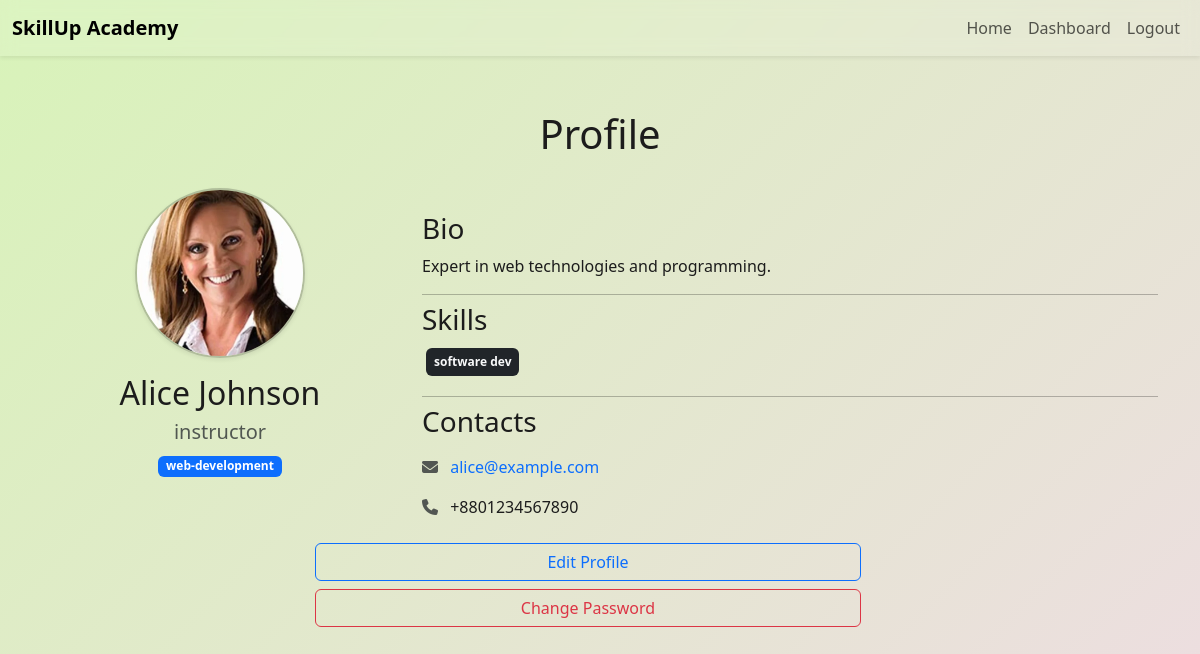
/instructor/profile.php (signed in), run on the app's committed database.
### tables this page shows
CREATE TABLE `instructors` (
  `u_id` int(11) NOT NULL,
  `bio` varchar(500) DEFAULT NULL,
  `domain` varchar(50) NOT NULL,
  `title` varchar(10) NOT NULL,
  `skills` varchar(100) DEFAULT NULL,
  `image` varchar(100) DEFAULT NULL
);

CREATE TABLE `users` (
  `u_id` int(11) NOT NULL,
  `email` varchar(50) NOT NULL,
  `contact` varchar(10) NOT NULL,
  `reg_date` date NOT NULL DEFAULT curdate(),
  `dob` date NOT NULL,
  `gender` varchar(6) NOT NULL,
  `name` varchar(100) NOT NULL
);

### instructor/profile.php (the view, shortened to what this page needs)
<?php
include '../auth/cnct.php';
$u_id = $_SESSION['u_id'];
$sql = "SELECT u.name, u.email, u.contact, i.title, i.bio, i.skills, i.domain, i.image
        FROM users u
        JOIN instructors i ON u.u_id = i.u_id
        WHERE u.u_id = ?";
$stmt = $conn->prepare($sql);
$stmt->bind_param("i", $u_id);
$stmt->execute();
$stmt->bind_result($name, $email, $contact, $title, $bio, $skills, $domain, $image);
$skillsArray = explode(',', $skills ?? '');
$image = $image ? ('../' . $image) : '../image-assets/Instructors/default.webp';
?>
<!DOCTYPE html>
<html lang="en">
<head>
    <link href="https://cdn.jsdelivr.net/npm/bootstrap@5.3.7/dist/css/bootstrap.min.css" rel="stylesheet" />
    <link rel="stylesheet" href="https://cdnjs.cloudflare.com/ajax/libs/font-awesome/6.4.0/css/all.min.css">
    <link rel="preload" href="../style.css" as="style" onload="this.onload=null;this.rel='stylesheet'">
</head>
<body>
    <nav class="navbar navbar-expand-lg navbar-blur sticky-top shadow-sm">
        <div class="container-fluid">
            <a class="navbar-brand fw-bold" href="">SkillUp Academy</a>
            <div class="collapse navbar-collapse" id="navbarNav">
                <ul class="navbar-nav ms-auto">
                    <li class="nav-item">
                        <a class="nav-link" href="../index.php">Home</a>
                    </li>
                    <li class="nav-item">
                        <a class="nav-link" href="dashboard.php">Dashboard</a>
                    </li>
                    <li class="nav-item">
                        <a class="nav-link" href="../auth/logout.php">Logout</a>
                    </li>
                </ul>
            </div>
        </div>
    </nav>
    <div class="container mt-5">
        <p class="text-center mb-4 fs-1">Profile</p>
        <div class="row">
            <div class="col-md-4 text-center mb-4">
                <img src="<?= htmlspecialchars($image) ?>" loading="lazy" class="rounded-circle shadow-sm" alt="Instructor Photo" style="width: 170px; height: 170px;">
                <h2 class="mt-3"><?= htmlspecialchars($name) ?></h2>
                <h5 class="text-muted"><?= htmlspecialchars($title) ?></h5>
                <span class="badge bg-primary"><?= htmlspecialchars($domain) ?></span>
            </div>
            <div class="col-md-8 mt-4">
                <h3>Bio</h3>
                <p><?= nl2br(htmlspecialchars($bio)) ?></p>
                <hr class="divider my-2">
                <h3>Skills</h3>
                <ul class="list-inline">
                    <?php foreach ($skillsArray as $skill): ?>
                        <li class="list-inline-item badge bg-dark text-light p-2 m-1"><?= htmlspecialchars($skill) ?></li>
                    <?php endforeach; ?>
                </ul>
                <hr class="divider my-2">
                <div class="row">
                    <div class="col-md-6">
                        <h3>Contacts</h3>
                        <div class="d-flex flex-column gap-3 mt-3">
                            <div>
                                <i class="fas fa-envelope me-2 text-muted"></i>
                                <a href="mailto:<?= htmlspecialchars($email) ?>" class="text-decoration-none"><?= htmlspecialchars($email) ?></a>
                            </div>
                            <div>
                                <i class="fas fa-phone me-2 text-muted"></i>
                                <span>+880<?= htmlspecialchars(substr($contact, 0)) ?></span>
                            </div>
                        </div>
                    </div>
                </div>
            </div>
            <div class="row text-center">
                <div class="col-md-12 mt-3 mb-4">
                    <button type="button" class="btn w-50 btn-outline-primary mt-2" data-bs-toggle="modal" data-bs-target="#editProfileModal">
                        Edit Profile
                    </button>
                    <button type="button" class="btn w-50 btn-outline-danger mt-2" data-bs-toggle="modal" data-bs-target="#changePasswordModal">
                        Change Password
                    </button>
                </div>
            </div>
        </div>
    </div>
</body>
</html>

### style.css (style rules this page uses)
html, body { margin: 0; padding: 0; background: linear-gradient(-45deg, #f6ed91, #bcecf0, #f5d5f0, #d8f3b9); background-size: 400% 400%; background-attachment: fixed; animation: gradientBG 10s ease-in-out infinite; font-family: 'Segoe UI', Tahoma, Geneva, Verdana, sans-serif; color: #1c1c1c; }
.navbar-blur { background-color: rgba(255, 255, 255, 0.1); backdrop-filter: blur(8px); -webkit-backdrop-filter: blur(8px); }
.divider { border-top: 1px solid #000000; margin: 1rem 0; }
.rounded-circle { width: 170px; height: 170px; object-fit: cover; border-radius: 50%; border: 2px solid rgba(0, 0, 0, 0.2); }

### data on the page
instructors: image (picture), u_id.name "Alice Johnson", title "instructor", domain "web-development", bio "Expert in web technologies and programming.", skills "software dev", u_id.email "alice@example.com", u_id.contact "1234567890"
